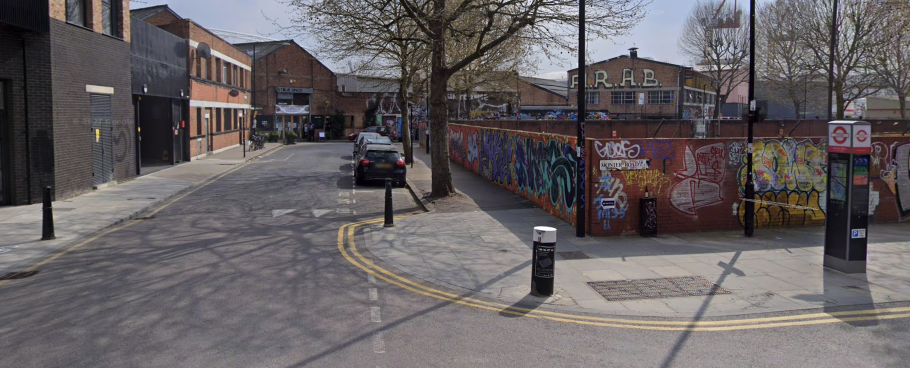
#> input picture tools/test image/Screenshot 2025-08-31 at 22.13.51.png, 1820 x 736 px, found by its file name (shown at 1/2 size)
$ python analyse_scene.py
#> lines starting #> are read from the running program, lines starting #| are printed output that depends on the picture
from google import genai
from google.genai import types
from PIL import Image, ImageDraw, ImageFont
import json
import os
from dotenv import load_dotenv

# Load environment variables from .env file in SRC directory
load_dotenv(os.path.join(os.path.dirname(os.path.dirname(__file__)), ".env"))


def parse_json(json_output: str):
    # First try to find JSON wrapped in markdown code blocks
    lines = json_output.splitlines()
    for i, line in enumerate(lines):
        if line.strip() == "```json":
            # Extract content between ```json and ```
            json_content = "\n".join(lines[i + 1 :])
            if "```" in json_content:
                json_content = json_content.split("```")[0]
            return json_content.strip()

    # If no markdown blocks found, try to extract JSON directly
    # Look for the first '{' or '[' character
    start_idx = -1
    for i, char in enumerate(json_output):
        if char in ["{", "["]:
            start_idx = i
            break

    if start_idx == -1:
        # No JSON found, return the original string
        return json_output.strip()

    # Find the matching closing bracket
    bracket_count = 0
    is_array = json_output[start_idx] == "["
    opening_bracket = "[" if is_array else "{"
    closing_bracket = "]" if is_array else "}"

    for i in range(start_idx, len(json_output)):
        char = json_output[i]
        if char == opening_bracket:
            bracket_count += 1
        elif char == closing_bracket:
            bracket_count -= 1
            if bracket_count == 0:
                return json_output[start_idx : i + 1]

    # If we can't find proper brackets, return from start_idx to end
    return json_output[start_idx:].strip()


def extract_bounding_boxes(
    image_path: str, output_dir: str = "tools/test image/bounding_box_outputs"
) -> str:
    """Extracts bounding boxes for notable objects in an image.

    This function identifies objects in an image,
    generates their bounding box coordinates, and creates an annotated image with red boxes
    and labels. It also saves the detection data as a JSON file.

    Args:
        image_path (str): The local file path to the input image.
        output_dir (str): The directory where the annotated image and detection JSON will be saved.
                          Defaults to 'tools/test image/bounding_box_outputs'.

    Returns:
        str: The raw JSON string from the AI model containing the detection results.
    """
#> called with output_dir = 'tools/test image/bounding_box_outputs'
    # Load and resize image
    im = Image.open(image_path)
#> im is the input picture: PIL image 1820x736 RGBA; mean R, G, B, A 101.7, 96.4, 98.6, 255
    im.thumbnail((1024, 1024), Image.Resampling.LANCZOS)
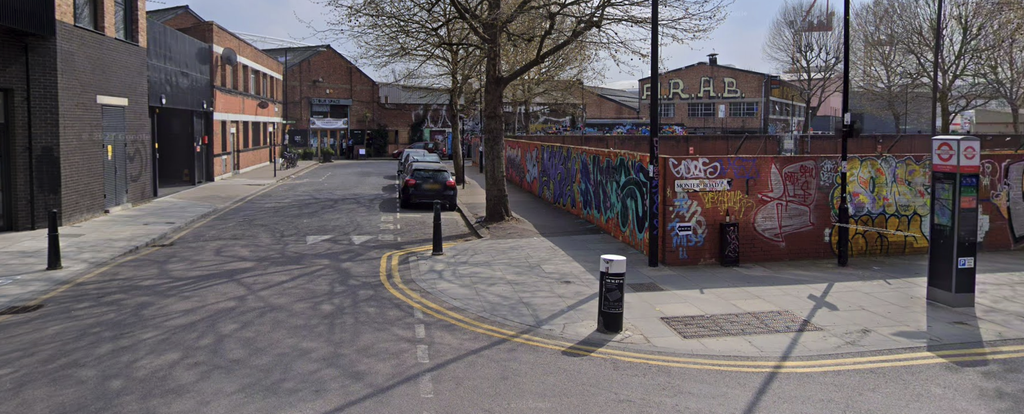
#> im: PIL image 1024x414 RGBA; mean R, G, B, A 101.7, 96.4, 98.6, 255

    prompt = """
  Identify the objects in this image.
  Output a JSON list where each entry contains the 2D bounding box
  in the key "box_2d" and the text label in the key "label".
  Use descriptive labels for the identified objects.
  """
#> (the run stopped early here; a loop or call above may not have finished)
